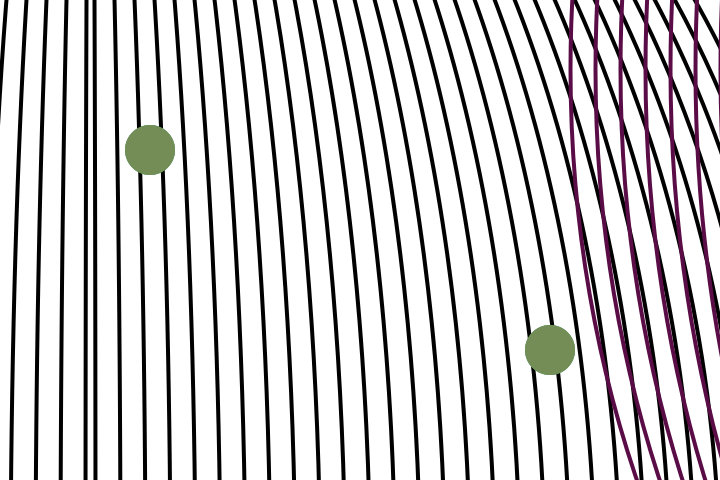
Frame 1 (no input)
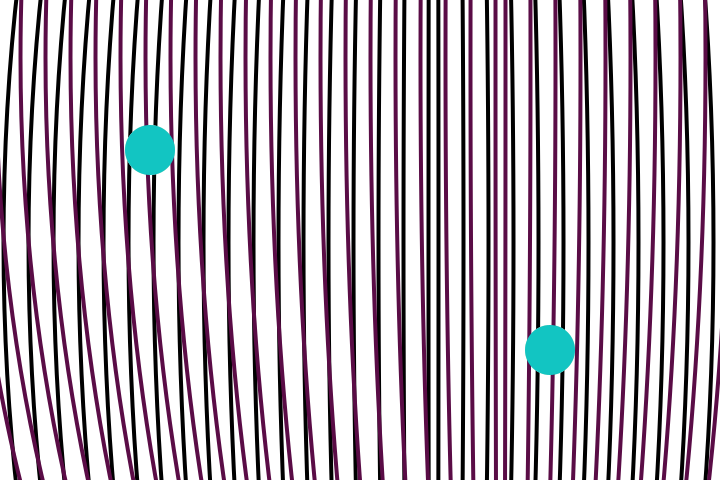
Frame 60 (the mouse pressed at the canvas centre just before this capture)
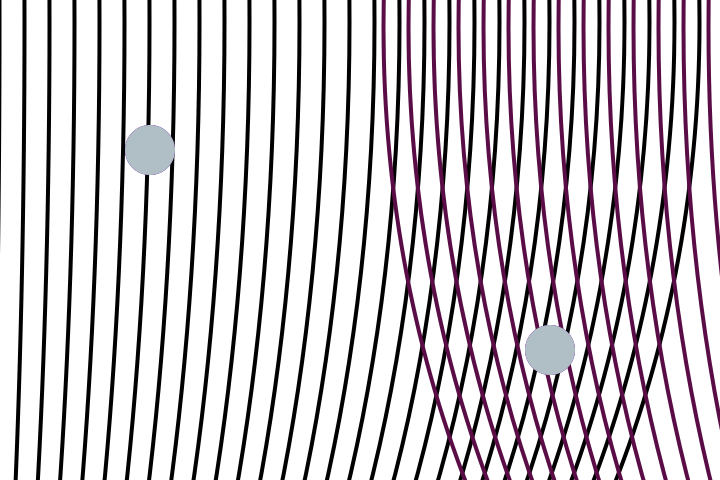
Frame 120 (the mouse held since frame 60 and released just before this capture)

The Processing sketch that drew these frames (run headless with seeded random() and noise(); from frame 60 on, the mouse is pressed at the canvas centre):

// Processing sketch: camilleluursema_thuiswerk_final
// ── camilleluursema_thuiswerk_final.pde
void setup()
{
  size(720, 480);
}

void draw()
{
  if ( frameCount % 29 < 5 )
  {
    background(700, 600, 500);
  }
  else
  {
    background(0);
  }
  stroke(255,255,255);
  tile(int(sin(frameCount*(1/26.))*width/2+width/2), height/2);
  stroke(0,0,0);
  tile(int(sin(frameCount*(1/34.))*width/2+width/9), int(cos(frameCount*(1/34.))*300.+300));
stroke(90,12,70);
  tile(int(sin(frameCount * (10 / 10)) * width / 1 + width / 1), int(cos(frameCount * (1.0 / 74.0)) * 40. + 30));

}

void tile(int xpos, int ypos)
{
  noFill();
  strokeWeight(4);
  int step = 10;
  while(step < 1539)
  {
    ellipse(xpos, ypos, step,2000);
    step = step + 50;
  }
  fill(random(255),random(255),random(255));
  stroke(50,0);
  ellipse(150, 150, 50, 50); // Left eye
  ellipse(550, 350, 50, 50); 
}
